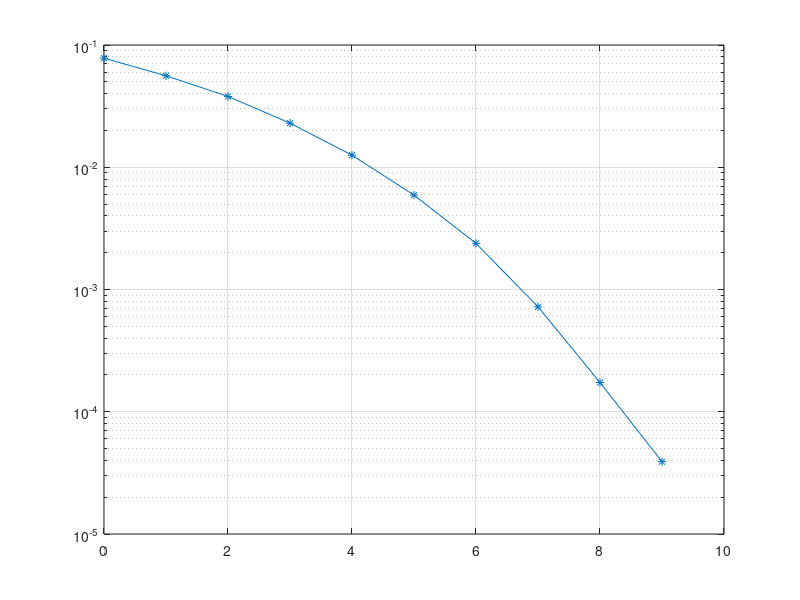

Reproduce this figure in MATLAB. (Note: this script raises an error after producing the figure.)
clear
clc
%simulation parameter setting
N = 64;
nFrame=10000;
EbN0 = 0:10;
B = zeros(length(EbN0),nFrame);
%run simulation loop
for eitr = 1:length(EbN0)
    for itr=1:nFrame
        a = randi([0,1],1,N);%sourse bit generation
        d = 1 - 2 * a;%BPSK modulation
        s = ifft(d);%transmit signal
        %through channel
        noise_var = 1/(N*2*10^(0.1*EbN0(eitr)));
        white_noise = (rand(1,N)-0.5)*sqrt(12*noise_var);
        white_noise1 = (rand(1,N)-0.5)*sqrt(12*noise_var);
        r = real(s) + white_noise+i*(imag(s) + white_noise1);
%         r = awgn(s,EbN0(eitr),'measured');% add noise to the signal
      
        %receiver
        ss = fft(r);
        b = real(ss)<0;
        B(eitr,itr) = sum(b ~= a);
    end
end
BER = sum(B')/(nFrame*N);
semilogy(EbN0,BER,'-*')
grid on
hold on
reference_curves(EbN0)
legend('BPSK','theoretical bound')
title('OFDM BER performance curves simualtion')